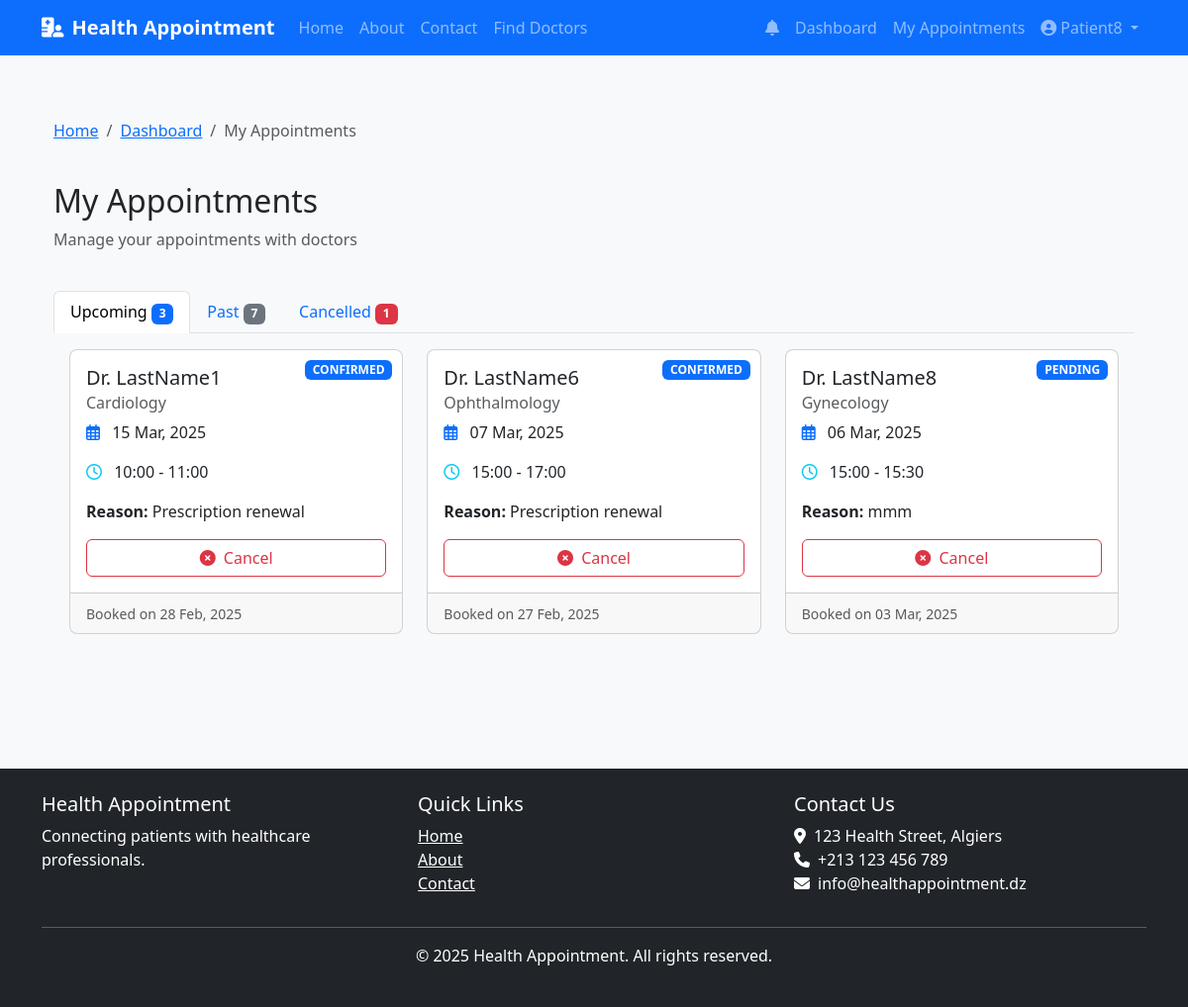
The app's page /patient/appointments (signed in) with its own data.
### models.py (models this page shows, shortened)
class User(db.Model, UserMixin):
    __tablename__ = 'users'
    id = db.Column(db.Integer, primary_key=True)
    email = db.Column(db.String(120), unique=True, nullable=False)
    phone = db.Column(db.String(20), unique=True, nullable=False)
    password_hash = db.Column(db.String(128), nullable=False)
    first_name = db.Column(db.String(50), nullable=False)
    last_name = db.Column(db.String(50), nullable=False)
    user_type = db.Column(db.Enum(UserType), nullable=False)
    is_active = db.Column(db.Boolean, default=False)
    created_at = db.Column(db.DateTime, default=datetime.utcnow)
    updated_at = db.Column(db.DateTime, default=datetime.utcnow, onupdate=datetime.utcnow)
    phone_verified = db.Column(db.Boolean, default=False)
    phone_verification_code = db.Column(db.String(6))
    phone_verification_sent_at = db.Column(db.DateTime)
    email_verified = db.Column(db.Boolean, default=False)
    email_verification_token = db.Column(db.String(100))
    email_verification_sent_at = db.Column(db.DateTime)
    patient = db.relationship('Patient', backref='user', uselist=False, cascade='all, delete-orphan')
    doctor = db.relationship('Doctor', backref='user', uselist=False, cascade='all, delete-orphan')
    notifications = db.relationship('Notification', backref='user', lazy=True, cascade='all, delete-orphan')

class Appointment(db.Model):
    __tablename__ = 'appointments'
    id = db.Column(db.Integer, primary_key=True)
    patient_id = db.Column(db.Integer, db.ForeignKey('patients.id'), nullable=False)
    doctor_id = db.Column(db.Integer, db.ForeignKey('doctors.id'), nullable=False)
    appointment_date = db.Column(db.Date, nullable=False)
    start_time = db.Column(db.Time, nullable=False)
    end_time = db.Column(db.Time, nullable=False)
    status = db.Column(db.Enum(AppointmentStatus), default=AppointmentStatus.PENDING)
    reason = db.Column(db.Text)
    notes = db.Column(db.Text)
    created_at = db.Column(db.DateTime, default=datetime.utcnow)
    updated_at = db.Column(db.DateTime, default=datetime.utcnow, onupdate=datetime.utcnow)

class Doctor(db.Model):
    __tablename__ = 'doctors'
    id = db.Column(db.Integer, primary_key=True)
    user_id = db.Column(db.Integer, db.ForeignKey('users.id'), nullable=False)
    specialty = db.Column(db.String(100))
    license_number = db.Column(db.String(50), unique=True, nullable=False)
    years_of_experience = db.Column(db.Integer)
    education = db.Column(db.Text)
    bio = db.Column(db.Text)
    verification_status = db.Column(db.Enum(VerificationStatus), default=VerificationStatus.PENDING)
    verification_notes = db.Column(db.Text)
    location = db.Column(db.String(255))
    languages = db.Column(db.String(255))  # Comma-separated list of languages
    consultation_fee = db.Column(db.Float)
    profile_picture = db.Column(db.String(255))
    license_document_path = db.Column(db.String(255))
    certificate_path = db.Column(db.String(255))
    availability = db.relationship('DoctorAvailability', backref='doctor', lazy=True, cascade='all, delete-orphan')
    appointments = db.relationship('Appointment', backref='doctor', lazy=True, cascade='all, delete-orphan')

### routes.py (the view)
@patient.route('/appointments')
@login_required
def appointments():
    print(f"DEBUG: appointments route called for user: {current_user.id}")
    print(f"DEBUG: User type: {current_user.user_type}")
    if current_user.user_type != UserType.PATIENT:
        print(f"DEBUG: User is not a patient: {current_user.user_type}")
        flash('Access denied.', 'danger')
        return redirect(url_for('main.index'))
    patient = Patient.query.filter_by(user_id=current_user.id).first()
    if not patient:
        print(f"DEBUG: Patient profile not found for user: {current_user.id}")
        flash('Patient profile not found.', 'danger')
        return redirect(url_for('main.index'))
    appointments = Appointment.query.filter_by(patient_id=patient.id).order_by(Appointment.appointment_date.desc()).all()
    print(f"DEBUG: Found {len(appointments)} appointments for patient: {patient.id}")
    upcoming_appointments = []
    past_appointments = []
    cancelled_appointments = []
    today = datetime.now().date()
    for appointment in appointments:
        print(f"DEBUG: Processing appointment: {appointment.id}, date: {appointment.appointment_date}, status: {appointment.status}")
        if appointment.status == AppointmentStatus.CANCELLED:
            cancelled_appointments.append(appointment)
        elif appointment.appointment_date < today or (appointment.appointment_date == today and appointment.end_time < datetime.now().time()):
            past_appointments.append(appointment)
        else:
            upcoming_appointments.append(appointment)
    print(f"DEBUG: Upcoming: {len(upcoming_appointments)}, Past: {len(past_appointments)}, Cancelled: {len(cancelled_appointments)}")
    return render_template('patient/appointments.html',
                          upcoming_appointments=upcoming_appointments,
                          past_appointments=past_appointments,
                          cancelled_appointments=cancelled_appointments)

### app.py (called while the page is built)
@login_manager.user_loader
def load_user(user_id):
    return User.query.get(int(user_id))

def create_app():
    app = Flask(__name__)
    app.config.from_object(get_config())
    app.config['SESSION_COOKIE_NAME'] = f'session_{uuid.uuid4().hex[:8]}'
    os.makedirs(app.config['UPLOAD_FOLDER'], exist_ok=True)
    db.init_app(app)
    login_manager.init_app(app)
    login_manager.login_view = 'auth.login'
    login_manager.login_message_category = 'info'
    mail.init_app(app)
    bcrypt.init_app(app)
    app.register_blueprint(main)
    app.register_blueprint(auth, url_prefix='/auth')
    app.register_blueprint(patient, url_prefix='/patient')
    app.register_blueprint(doctor, url_prefix='/doctor')
    app.register_blueprint(admin, url_prefix='/admin')
    app.register_blueprint(admin_panel)
    @app.context_processor
    def inject_now():
        return {'now': datetime.datetime.now()}
    return app

### templates/patient/appointments.html (shortened to what this page needs)
{% extends 'base.html' %}
{% block content %}
<div class="container mt-4">
    <div class="row mb-4">
        <div class="col-md-12">
            <nav aria-label="breadcrumb">
                <ol class="breadcrumb">
                    <li class="breadcrumb-item"><a href="{{ url_for('main.index') }}">Home</a></li>
                    <li class="breadcrumb-item"><a href="{{ url_for('patient.dashboard') }}">Dashboard</a></li>
                    <li class="breadcrumb-item active">My Appointments</li>
                </ol>
            </nav>
        </div>
    </div>
    <div class="row mb-4">
        <div class="col-md-12">
            <h2>My Appointments</h2>
            <p class="text-muted">Manage your appointments with doctors</p>
        </div>
    </div>
    <div class="row mb-4">
        <div class="col-md-12">
            <ul class="nav nav-tabs" id="appointmentTabs" role="tablist">
                <li class="nav-item" role="presentation">
                    <button class="nav-link active" id="upcoming-tab" data-bs-toggle="tab" data-bs-target="#upcoming" type="button" role="tab" aria-controls="upcoming" aria-selected="true">
                        Upcoming <span class="badge bg-primary">{{ upcoming_appointments|length }}</span>
                    </button>
                </li>
                <li class="nav-item" role="presentation">
                    <button class="nav-link" id="past-tab" data-bs-toggle="tab" data-bs-target="#past" type="button" role="tab" aria-controls="past" aria-selected="false">
                        Past <span class="badge bg-secondary">{{ past_appointments|length }}</span>
                    </button>
                </li>
                <li class="nav-item" role="presentation">
                    <button class="nav-link" id="cancelled-tab" data-bs-toggle="tab" data-bs-target="#cancelled" type="button" role="tab" aria-controls="cancelled" aria-selected="false">
                        Cancelled <span class="badge bg-danger">{{ cancelled_appointments|length }}</span>
                    </button>
                </li>
            </ul>
            <div class="tab-content" id="appointmentTabsContent">
                <div class="tab-pane fade show active" id="upcoming" role="tabpanel" aria-labelledby="upcoming-tab">
                    <div class="p-3">
                        {% if upcoming_appointments %}
                            <div class="row">
                                {% for appointment in upcoming_appointments %}
                                    <div class="col-md-6 col-lg-4 mb-4">
                                        <div class="card appointment-card h-100">
                                            <div class="card-body">
                                                <span class="status-badge badge bg-primary">{{ appointment.status.name }}</span>
                                                <h5 class="card-title">
                                                    Dr. {{ appointment.doctor.user.last_name }}
                                                </h5>
                                                <h6 class="card-subtitle mb-2 text-muted">{{ appointment.doctor.specialty }}</h6>
                                                <div class="mb-3">
                                                    <i class="far fa-calendar-alt text-primary me-2"></i>
                                                    {{ appointment.appointment_date.strftime('%d %b, %Y') }}
                                                </div>
                                                <div class="mb-3">
                                                    <i class="far fa-clock text-info me-2"></i>
                                                    {{ appointment.start_time.strftime('%H:%M') }} - {{ appointment.end_time.strftime('%H:%M') }}
                                                </div>
                                                {% if appointment.reason %}
                                                    <div class="mb-3">
                                                        <strong>Reason:</strong> {{ appointment.reason }}
                                                    </div>
                                                {% endif %}
                                                <div class="d-grid gap-2">
                                                    <a href="{{ url_for('patient.cancel_appointment', appointment_id=appointment.id) }}" class="btn btn-outline-danger">
                                                        <i class="fas fa-times-circle me-1"></i> Cancel
                                                    </a>
                                                </div>
                                            </div>
                                            <div class="card-footer text-muted">
                                                <small>Booked on {{ appointment.created_at.strftime('%d %b, %Y') }}</small>
                                            </div>
                                        </div>
                                    </div>
                                {% endfor %}
                            </div>
                        {% else %}
                            <div class="alert alert-info">
                                <i class="fas fa-info-circle me-2"></i> You don't have any upcoming appointments.
                                <a href="{{ url_for('main.find_doctors') }}" class="alert-link">Find a doctor</a> to book an appointment.
                            </div>
                        {% endif %}
                    </div>
                </div>
            </div>
        </div>
    </div>
</div>
{% endblock %}

### templates/base.html (shortened to what this page needs)
<!DOCTYPE html>
<html lang="en">
<head>
    <link href="https://cdn.jsdelivr.net/npm/bootstrap@5.3.0/dist/css/bootstrap.min.css" rel="stylesheet">
    <link rel="stylesheet" href="https://cdnjs.cloudflare.com/ajax/libs/font-awesome/6.4.0/css/all.min.css">
    <link rel="stylesheet" href="{{ url_for('static', filename='css/style.css') }}">
</head>
<body>
    <nav class="navbar navbar-expand-lg navbar-dark bg-primary">
        <div class="container">
            <a class="navbar-brand" href="{{ url_for('main.index') }}">
                <i class="fas fa-hospital-user me-2"></i>Health Appointment
            </a>
            <div class="collapse navbar-collapse" id="navbarNav">
                <ul class="navbar-nav me-auto">
                    <li class="nav-item">
                        <a class="nav-link" href="{{ url_for('main.index') }}">Home</a>
                    </li>
                    <li class="nav-item">
                        <a class="nav-link" href="{{ url_for('main.about') }}">About</a>
                    </li>
                    <li class="nav-item">
                        <a class="nav-link" href="{{ url_for('main.contact') }}">Contact</a>
                    </li>
                    {% if current_user.is_authenticated %}
                    <li class="nav-item">
                        <a class="nav-link" href="{{ url_for('main.find_doctors') }}">Find Doctors</a>
                    </li>
                    {% endif %}
                </ul>
                <ul class="navbar-nav">
                    {% if current_user.is_authenticated %}
                        <li class="nav-item">
                            <a class="nav-link position-relative" href="{{ url_for('main.notifications') }}">
                                <i class="fas fa-bell"></i>
                            </a>
                        </li>
                        {% if current_user.user_type.value == 'patient' %}
                            <li class="nav-item">
                                <a class="nav-link" href="{{ url_for('patient.dashboard') }}">Dashboard</a>
                            </li>
                            <li class="nav-item">
                                <a class="nav-link" href="{{ url_for('patient.appointments') }}">My Appointments</a>
                            </li>
                        {% endif %}
                        <li class="nav-item dropdown">
                            <a class="nav-link dropdown-toggle" href="#" id="userDropdown" role="button" data-bs-toggle="dropdown">
                                <i class="fas fa-user-circle me-1"></i>{{ current_user.first_name }}
                            </a>
                        </li>
                    {% endif %}
                </ul>
            </div>
        </div>
    </nav>
    <main class="container py-4">
        {% block content %}{% endblock %}
    </main>
    <footer class="bg-dark text-white py-4 mt-5">
        <div class="container">
            <div class="row">
                <div class="col-md-4">
                    <h5>Health Appointment</h5>
                    <p>Connecting patients with healthcare professionals.</p>
                </div>
                <div class="col-md-4">
                    <h5>Quick Links</h5>
                    <ul class="list-unstyled">
                        <li><a href="{{ url_for('main.index') }}" class="text-white">Home</a></li>
                        <li><a href="{{ url_for('main.about') }}" class="text-white">About</a></li>
                        <li><a href="{{ url_for('main.contact') }}" class="text-white">Contact</a></li>
                    </ul>
                </div>
                <div class="col-md-4">
                    <h5>Contact Us</h5>
                    <address>
                        <i class="fas fa-map-marker-alt me-2"></i>123 Health Street, Algiers<br>
                        <i class="fas fa-phone me-2"></i>+213 123 456 789<br>
                        <i class="fas fa-envelope me-2"></i>info@healthappointment.dz
                    </address>
                </div>
            </div>
            <hr>
            <div class="text-center">
                <p>&copy; {{ now.year }} Health Appointment. All rights reserved.</p>
            </div>
        </div>
    </footer>
</body>
</html>

### static/css/style.css (style rules this page uses)
body { font-family: 'Segoe UI', Tahoma, Geneva, Verdana, sans-serif; background-color: #f8f9fa; }
.navbar-brand { font-weight: bold; }
.card { border-radius: 0.5rem; transition: transform 0.3s; }
footer { margin-top: 3rem; }

### templates/patient/appointments.html (style rules this page uses)
.appointment-card { transition: transform 0.3s; }
.status-badge { position: absolute; top: 10px; right: 10px; }

### records on screen
User: first_name "Patient8"
Appointment: status.name "CONFIRMED", doctor.user.last_name "LastName1", doctor.specialty "Cardiology", appointment_date "15 Mar, 2025", start_time "10:00", end_time "11:00", reason "Prescription renewal", created_at "28 Feb, 2025"
Appointment: status.name "CONFIRMED", doctor.user.last_name "LastName6", doctor.specialty "Ophthalmology", appointment_date "07 Mar, 2025", start_time "15:00", end_time "17:00", reason "Prescription renewal", created_at "27 Feb, 2025"
Appointment: status.name "PENDING", doctor.user.last_name "LastName8", doctor.specialty "Gynecology", appointment_date "06 Mar, 2025", start_time "15:00", end_time "15:30", reason "mmm", created_at "03 Mar, 2025"

### other values on screen
{{ upcoming_appointments|length }} "3"
{{ past_appointments|length }} "7"
{{ cancelled_appointments|length }} "1"
